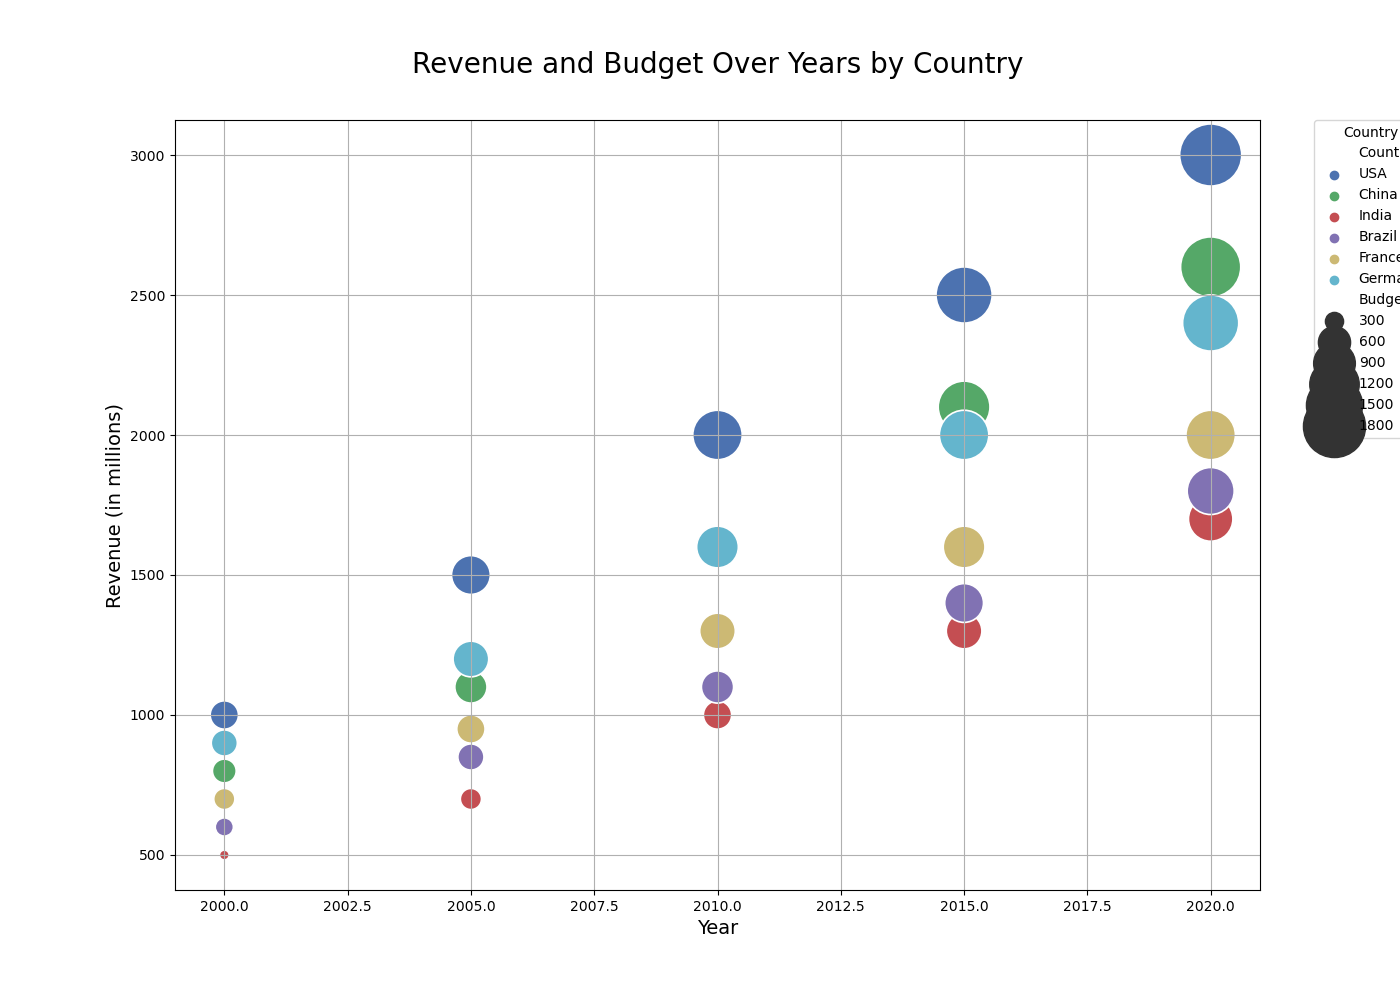

Reproduce this figure in Python.

import seaborn as sns
import matplotlib.pyplot as plt
import pandas as pd

data = {
    'Country': ['USA', 'USA', 'USA', 'USA', 'USA',
                'China', 'China', 'China', 'China', 'China',
                'India', 'India', 'India', 'India', 'India',
                'Brazil', 'Brazil', 'Brazil', 'Brazil', 'Brazil',
                'France', 'France', 'France', 'France', 'France',
                'Germany', 'Germany', 'Germany', 'Germany', 'Germany'],
    'Year': [2000, 2005, 2010, 2015, 2020,
             2000, 2005, 2010, 2015, 2020,
             2000, 2005, 2010, 2015, 2020,
             2000, 2005, 2010, 2015, 2020,
             2000, 2005, 2010, 2015, 2020,
             2000, 2005, 2010, 2015, 2020],
    'Revenue': [1000, 1500, 2000, 2500, 3000,
                800, 1100, 1600, 2100, 2600,
                500, 700, 1000, 1300, 1700,
                600, 850, 1100, 1400, 1800,
                700, 950, 1300, 1600, 2000,
                900, 1200, 1600, 2000, 2400],
    'Budget': [500, 800, 1200, 1500, 1800,
               400, 600, 900, 1300, 1700,
               200, 350, 500, 700, 1000,
               300, 450, 600, 800, 1100,
               350, 500, 700, 900, 1200,
               450, 700, 900, 1200, 1500]
}

df = pd.DataFrame(data)

plt.figure(figsize=(14, 10))
bubble = sns.scatterplot(data=df, x="Year", y="Revenue", size="Budget", 
                         hue="Country", sizes=(50, 2000), 
                         palette=["#4c72b0","#55a868","#c44e52","#8172b3","#ccb974","#64b5cd"])

bubble.set_title('Revenue and Budget Over Years by Country', fontsize=20, y=1.05)
bubble.set_xlabel('Year', fontsize=14)
bubble.set_ylabel('Revenue (in millions)', fontsize=14)
plt.legend(bbox_to_anchor=(1.05, 1), loc=2, borderaxespad=0., title='Country')
plt.grid(True)
plt.show()
